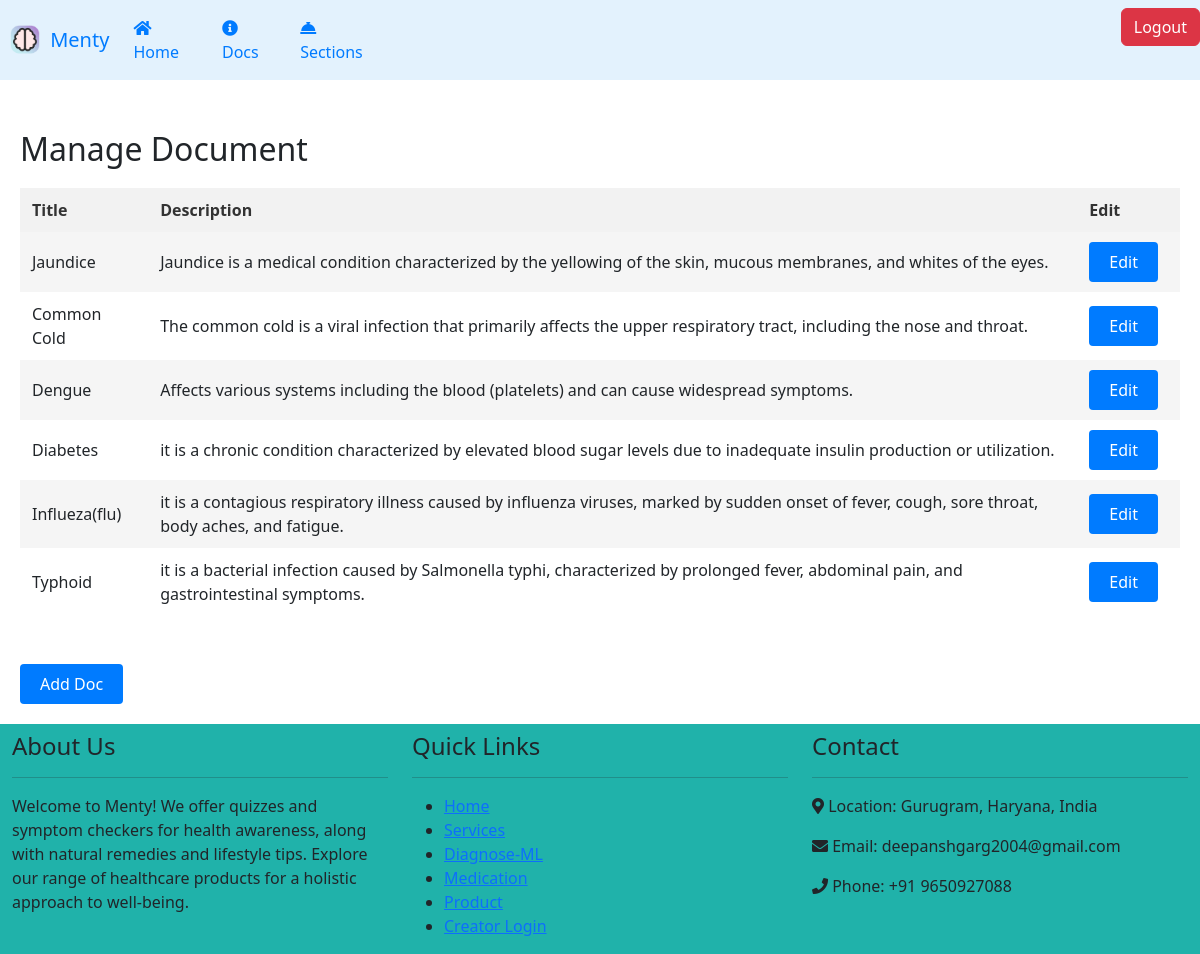
The page /doc on the database as committed earlier.
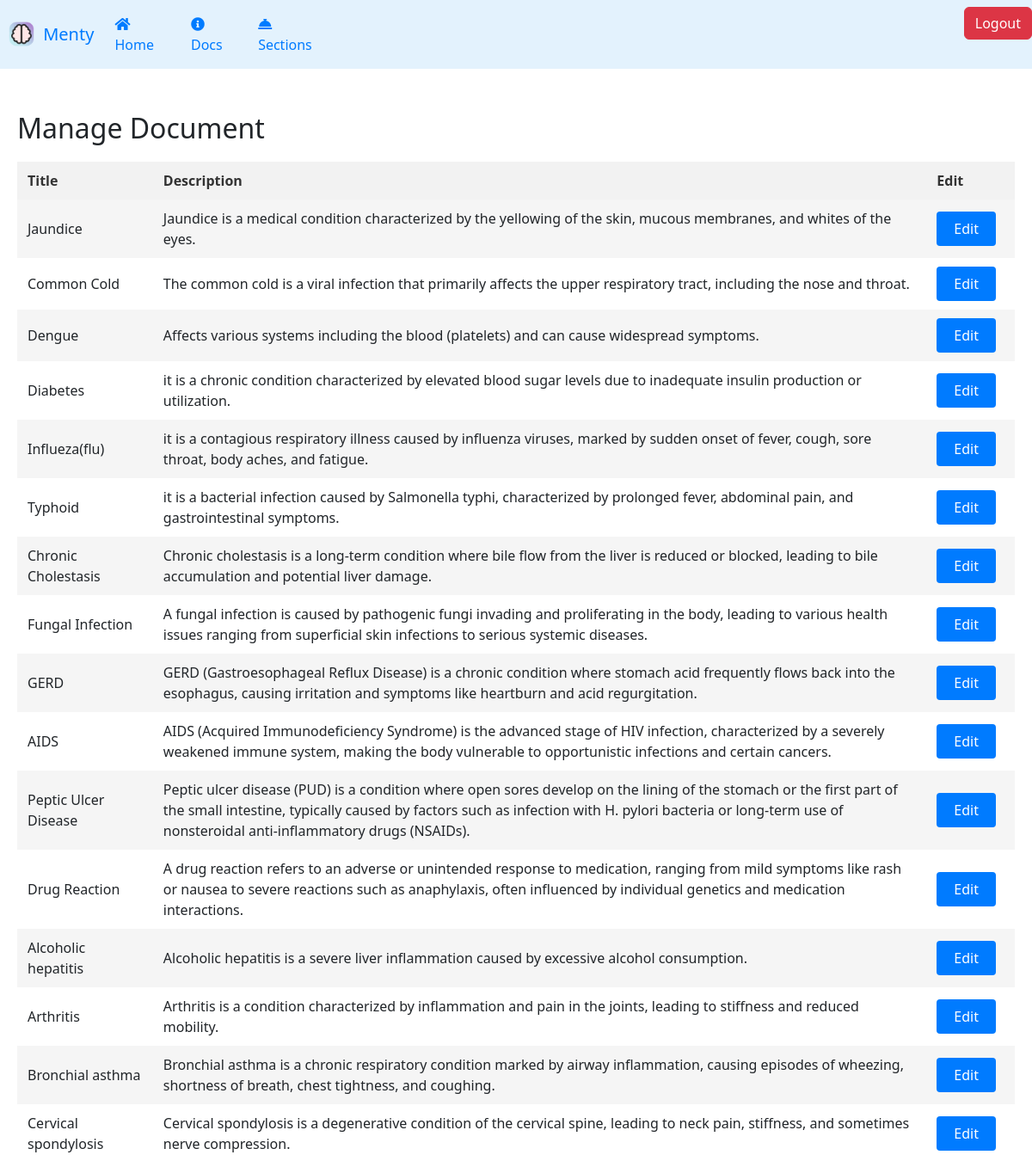
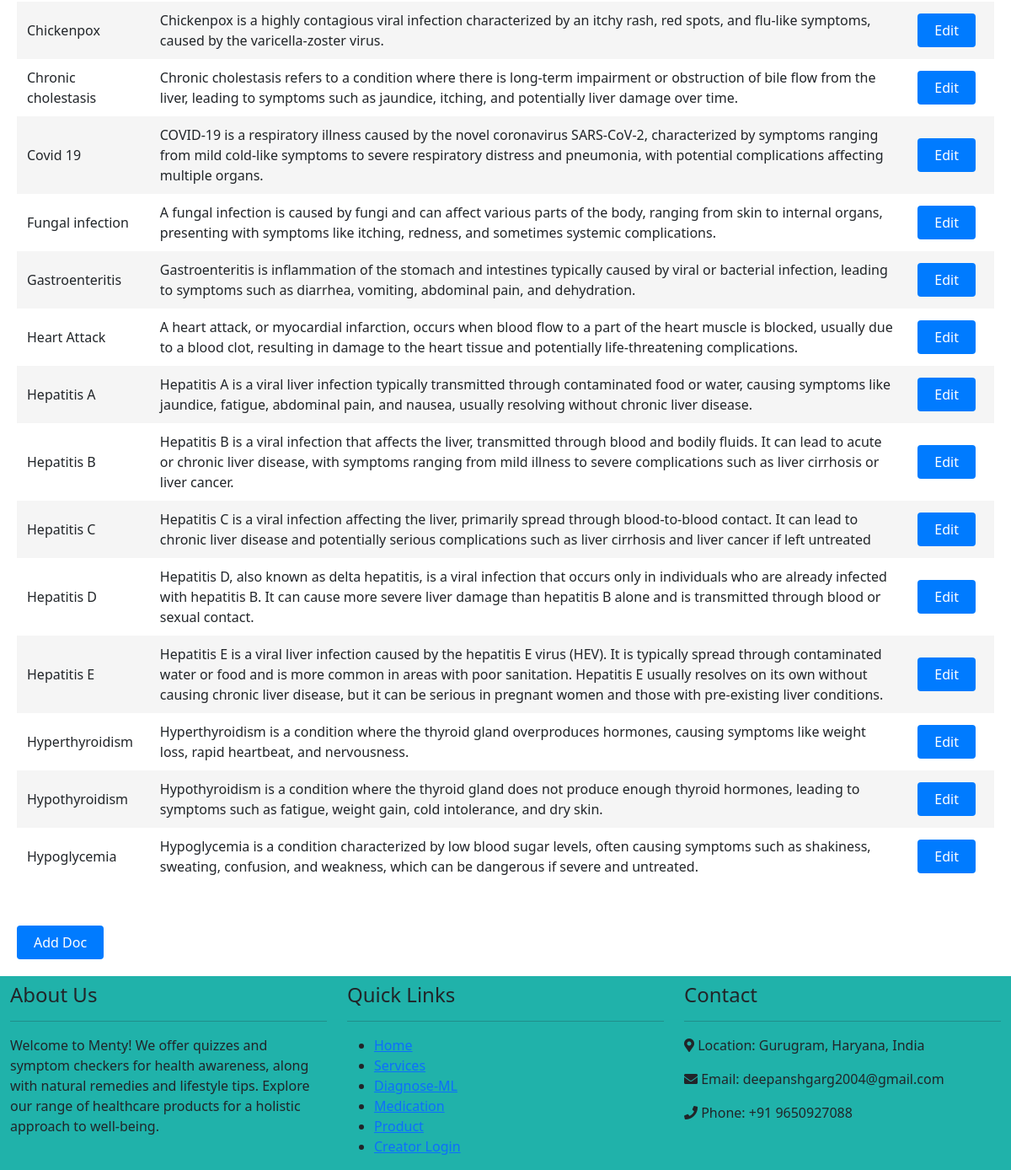
The same page on the database as committed later (2 pictures, top to bottom).
### app.py (models this page shows)
class Document(db.Model):
	id = db.Column("id", db.Integer, primary_key=True)
	title = db.Column("title", db.String(100), nullable=False)
	date_added = db.Column(db.DateTime, nullable=False, default=datetime.now())
	description = db.Column("description", db.Text, nullable=True)
	file_path = db.Column(db.String(255), nullable=False)
	cover_path = db.Column(db.String(255), nullable=False)
	section_id = db.Column(db.Integer, db.ForeignKey('section.id'))
	section = db.relationship('Section', backref=db.backref('book', lazy=True))

### app.py (the view)
@app.route('/doc')
def admin_dashboard():
    docs = Document.query.all()
    return render_template('doc.html', docs=docs)

### Templates/doc.html (shortened to what this page needs)
{% extends "base.html" %}
{% block head %}
    <link rel="stylesheet" href="https://cdnjs.cloudflare.com/ajax/libs/animate.css/4.1.1/animate.min.css"/>
{% endblock %}
{% block body %}
{% include "navbar1.html" %}
<main>
    <div class="manage-sections">
        <h2>Manage Document</h2>
        <table>
            <tr>
                <th>Title</th>
                <th>Description</th>
                <th>Edit</th>
            </tr>
            {% for doc in docs %}
                <tr>
                    <td>{{ doc.title }}</td>
                    <td>{{ doc.description }}</td>
                    <td><a href="/edit_doc/{{ doc.id }}" class="button">Edit</a></td>
                </tr>
            {% endfor %}
        </table>
            <br>
            <br>
            <a href="/add_doc" class="button" >Add Doc</a>
    </div>
</main>
{% include "conclusion.html" %}
{% endblock %}

### Templates/base.html (shortened to what this page needs)
<!DOCTYPE html>
<html>
<head>
	{% block head %}{% endblock %}
	<link href="https://cdn.jsdelivr.net/npm/bootstrap@5.3.3/dist/css/bootstrap.min.css" rel="stylesheet">
</head>
<body>
	{% block body %}{% endblock %}
</body>
</html>

### Templates/navbar1.html (shortened to what this page needs)
<nav class="navbar navbar-expand-lg custom-navbar" style="background-color: #e3f2fd;">
    <a class="navbar-brand" href="home" style="color: #007bff;">
        <img src="{{ url_for('static', filename='icon.png') }}" width="30" height="30" alt="Logo" class="d-inline-block align-top" style="margin-right: 5px; margin-left: 10px;">
        Menty
    </a>
    <div class="collapse navbar-collapse" id="navbarNav">
        <ul class="navbar-nav ml-auto">
            <li class="nav-item active">
                <a class="nav-link" href="home" style="color: #007bff; margin-right: 5px;">
                    <i class="fas fa-home" style="margin-right: 5px;"></i>Home
                </a>
            </li>
            <li class="nav-item">
                <a class="nav-link" href="doc" style="color: #007bff; margin-right: 5px; margin-left: 5px">
                    <i class="fas fa-info-circle" style="margin-right: 5px;"></i>Docs
                </a>
            </li>
            <li class="nav-item">
                <a class="nav-link" href="sec" style="color: #007bff; margin-right: 750px; margin-left: 5px">
                    <i class="fas fa-concierge-bell" style="margin-right: 5px;"></i>Sections
                </a>
            </li>
            <li class="nav-item">
                <a href="/logout" class="btn btn-danger">Logout</a>
            </li>
        </ul>
    </div>
</nav>
<link rel="stylesheet" href="https://cdnjs.cloudflare.com/ajax/libs/bootstrap-icons/1.10.2/font/bootstrap-icons.min.css">
<link rel="stylesheet" href="https://cdnjs.cloudflare.com/ajax/libs/font-awesome/5.15.4/css/all.min.css">

### Templates/conclusion.html
<footer>
<div class="container-fluid mb-0 " style="background-color: lightseagreen;">
    <div class="row">
        <div class="col-lg-4 col-md-6 col-sm-12">
            <h4 class="mt-2">About Us</h4>
            <hr>
            <p>Welcome to Menty! We offer quizzes and symptom checkers for health awareness, along with natural remedies and lifestyle tips. Explore our range of healthcare products for a holistic approach to well-being.</p>
        </div>
        <div class="col-lg-4 col-md-6 col-sm-12">
            <h4 class="mt-2">Quick Links</h4>
            <hr>
            <ul>
                <li><a href="home">Home</a></li>
                <li><a href="services">Services</a></li>
                <li><a href="symptoms">Diagnose-ML</a></li>
                <li><a href="medication">Medication</a></li>
                <li><a href="product">Product</a></li>
                <li><a href="adminlogin">Creator Login</a></li>
            </ul>
        </div>
        <div class="col-lg-4 col-md-6 col-sm-12">
            <h4 class="mt-2">Contact</h4>
            <hr>
            <p><i class="fas fa-map-marker-alt"></i> Location: Gurugram, Haryana, India</p>
            <p><i class="fas fa-envelope"></i> Email: deepanshgarg2004@gmail.com</p>
            <p><i class="fas fa-phone"></i> Phone: +91 9650927088</p>
        </div>
    </div>
</div>
</footer>

### Templates/doc.html (style rules this page uses)
body { font-family: 'Montserrat', sans-serif; background-color: #f8f9fa; color: #333; }
main { margin-top: 30px; padding: 20px; }
h2 { color: #333; margin-bottom: 20px; }
table { width: 100%; border-collapse: collapse; margin-top: 20px; }
th, td { padding: 10px 12px; text-align: left; border-bottom: 1px solid #ddd; }
th { background-color: #f2f2f2; font-weight: bold; color: #333; }
tr:nth-child(even) { background-color: #f5f5f5; }
a.button { display: inline-block; padding: 8px 20px; background-color: #007bff; color: #fff; text-decoration: none; border-radius: 4px; transition: background-color 0.3s; margin-right: 10px; }

Rows that differ between the two databases and show on the page:
added Document: title "Chronic Cholestasis", description "Chronic cholestasis is a long-term condition where bile flow from the liver is reduced or blocked, leading to bile accumulation and potential liver damage."
added Document: title "Fungal Infection", description "A fungal infection is caused by pathogenic fungi invading and proliferating in the body, leading to various health issues ranging from superficial skin infections to serious systemic diseases."
added Document: title "GERD", description "GERD (Gastroesophageal Reflux Disease) is a chronic condition where stomach acid frequently flows back into the esophagus, causing irritation and symptoms like heartburn and acid regurgitation."
added Document: title "AIDS", description "AIDS (Acquired Immunodeficiency Syndrome) is the advanced stage of HIV infection, characterized by a severely weakened immune system, making the body vulnerable to opportunistic infections and certain cancers."
added Document: title "Peptic Ulcer Disease", description "Peptic ulcer disease (PUD) is a condition where open sores develop on the lining of the stomach or the first part of the small intestine, typically caused by factors such as infection with H. pylori bacteria or long-term use of nonsteroidal anti-inflammatory drugs (NSAIDs)."
added Document: title "Drug Reaction", description "A drug reaction refers to an adverse or unintended response to medication, ranging from mild symptoms like rash or nausea to severe reactions such as anaphylaxis, often influenced by individual genetics and medication interactions."
added Document: title "Alcoholic hepatitis", description "Alcoholic hepatitis is a severe liver inflammation caused by excessive alcohol consumption."
added Document: title "Arthritis", description "Arthritis is a condition characterized by inflammation and pain in the joints, leading to stiffness and reduced mobility."
added Document: title "Bronchial asthma", description "Bronchial asthma is a chronic respiratory condition marked by airway inflammation, causing episodes of wheezing, shortness of breath, chest tightness, and coughing."
added Document: title "Cervical spondylosis", description "Cervical spondylosis is a degenerative condition of the cervical spine, leading to neck pain, stiffness, and sometimes nerve compression."
added Document: title "Chickenpox", description "Chickenpox is a highly contagious viral infection characterized by an itchy rash, red spots, and flu-like symptoms, caused by the varicella-zoster virus."
added Document: title "Chronic cholestasis", description "Chronic cholestasis refers to a condition where there is long-term impairment or obstruction of bile flow from the liver, leading to symptoms such as jaundice, itching, and potentially liver damage over time."
added Document: title "Covid 19", description "COVID-19 is a respiratory illness caused by the novel coronavirus SARS-CoV-2, characterized by symptoms ranging from mild cold-like symptoms to severe respiratory distress and pneumonia, with potential complications affecting multiple organs."
added Document: title "Fungal infection", description "A fungal infection is caused by fungi and can affect various parts of the body, ranging from skin to internal organs, presenting with symptoms like itching, redness, and sometimes systemic complications."
added Document: title "Gastroenteritis", description "Gastroenteritis is inflammation of the stomach and intestines typically caused by viral or bacterial infection, leading to symptoms such as diarrhea, vomiting, abdominal pain, and dehydration."
added Document: title "Heart Attack", description "A heart attack, or myocardial infarction, occurs when blood flow to a part of the heart muscle is blocked, usually due to a blood clot, resulting in damage to the heart tissue and potentially life-threatening complications."
added Document: title "Hepatitis A", description "Hepatitis A is a viral liver infection typically transmitted through contaminated food or water, causing symptoms like jaundice, fatigue, abdominal pain, and nausea, usually resolving without chronic liver disease."
added Document: title "Hepatitis B", description "Hepatitis B is a viral infection that affects the liver, transmitted through blood and bodily fluids. It can lead to acute or chronic liver disease, with symptoms ranging from mild illness to severe complications such as liver cirrhosis or liver cancer."
added Document: title "Hepatitis C", description "Hepatitis C is a viral infection affecting the liver, primarily spread through blood-to-blood contact. It can lead to chronic liver disease and potentially serious complications such as liver cirrhosis and liver cancer if left untreated"
added Document: title "Hepatitis D", description "Hepatitis D, also known as delta hepatitis, is a viral infection that occurs only in individuals who are already infected with hepatitis B. It can cause more severe liver damage than hepatitis B alone and is transmitted through blood or sexual contact."
added Document: title "Hepatitis E", description "Hepatitis E is a viral liver infection caused by the hepatitis E virus (HEV). It is typically spread through contaminated water or food and is more common in areas with poor sanitation. Hepatitis E usually resolves on its own without causing chronic liver disease, but it can be serious in pregnant women and those with pre-existing liver conditions."
added Document: title "Hyperthyroidism", description "Hyperthyroidism is a condition where the thyroid gland overproduces hormones, causing symptoms like weight loss, rapid heartbeat, and nervousness."
added Document: title "Hypothyroidism", description "Hypothyroidism is a condition where the thyroid gland does not produce enough thyroid hormones, leading to symptoms such as fatigue, weight gain, cold intolerance, and dry skin."
added Document: title "Hypoglycemia", description "Hypoglycemia is a condition characterized by low blood sugar levels, often causing symptoms such as shakiness, sweating, confusion, and weakness, which can be dangerous if severe and untreated."
